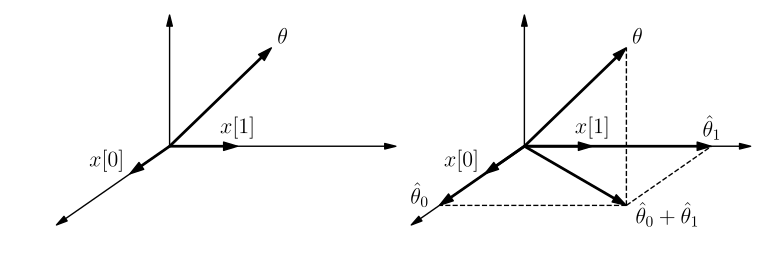

Write Python code to recreate this figure.
import matplotlib.pyplot as plt
import numpy as np
from matplotlib.patches import Polygon

from matplotlib import rc
from matplotlib import rcParams

__author__ = 'ernesto'

# if use latex or mathtext
rc('text', usetex=True)
rcParams['text.latex.preamble']=[r"\usepackage{amsmath}"]

# colors
lgray = "#dddddd"  # ligth gray

# range of x and y axis
xmin_ax = -1
xmax_ax = 2
ymin_ax = -0.75
ymax_ax = 1

# font size
fontsize = 16
# arrows head length and head width
hl = 10
hw = 6
hl_ax = 8
hw_ax = 4

fig = plt.figure(0, figsize=(9, 3), frameon=False)
# ax = fig.add_subplot(121)
ax = plt.subplot2grid((1, 8), (0, 0), rowspan=1, colspan=4)

plt.xlim(xmin_ax, xmax_ax)
plt.ylim(ymin_ax, ymax_ax)

# x axis
plt.annotate("", xytext=(0, 0), xycoords='data', xy=(xmax_ax, 0), textcoords='data',
             arrowprops=dict(width=0.01, headwidth=hw_ax, headlength=hl_ax, facecolor='black', shrink=0.002))
# z axis
plt.annotate("", xytext=(0, 0), xycoords='data', xy=(0, ymax_ax), textcoords='data',
             arrowprops=dict(width=0.01, headwidth=hw_ax, headlength=hl_ax, facecolor='black', shrink=0.002))
# y axis
y_e = -0.6
plt.annotate("", xytext=(0, 0), xycoords='data', xy=(xmin_ax, y_e), textcoords='data',
             arrowprops=dict(width=0.01, headwidth=hw_ax, headlength=hl_ax, facecolor='black', shrink=0.002))

s_x = 0.9
s_y = 0.75
# s vector
plt.annotate("", xytext=(0, 0), xycoords='data', xy=(s_x, s_y), textcoords='data',
             arrowprops=dict(width=1, headwidth=hw, headlength=hl, facecolor='black', shrink=0.002))

# x1 vector
x1_x = 0.6
x1_y = 0
plt.annotate("", xytext=(0, 0), xycoords='data', xy=(x1_x, x1_y), textcoords='data',
             arrowprops=dict(width=1, headwidth=hw, headlength=hl, facecolor='black', shrink=0.002))


# pendiente del eje y
m = y_e / xmin_ax

# x2 vector
x2_x = -0.35
x2_y = m * x2_x
plt.annotate("", xytext=(0, 0), xycoords='data', xy=(x2_x, x2_y), textcoords='data',
             arrowprops=dict(width=1, headwidth=hw, headlength=hl, facecolor='black', shrink=0.002))


# labels
plt.text(x1_x, x1_y+0.1, r'$x[1]$', fontsize=fontsize, ha='center', va='baseline')
plt.text(x2_x-0.05, x2_y+0.1, r'$x[0]$', fontsize=fontsize, ha='right', va='center')
plt.text(s_x+0.05, s_y, r'$\theta$', fontsize=fontsize, ha='left', va='bottom')
plt.axis('off')

#########################

fig = plt.figure(0, figsize=(9, 3), frameon=False)
ax = plt.subplot2grid((1, 8), (0, 4), rowspan=1, colspan=4)

plt.xlim(xmin_ax, xmax_ax)
plt.ylim(ymin_ax, ymax_ax)

# x axis
plt.annotate("", xytext=(0, 0), xycoords='data', xy=(xmax_ax, 0), textcoords='data',
             arrowprops=dict(width=0.01, headwidth=hw_ax, headlength=hl_ax, facecolor='black', shrink=0.002))
# z axis
plt.annotate("", xytext=(0, 0), xycoords='data', xy=(0, ymax_ax), textcoords='data',
             arrowprops=dict(width=0.01, headwidth=hw_ax, headlength=hl_ax, facecolor='black', shrink=0.002))
# y axis
y_e = -0.6
plt.annotate("", xytext=(0, 0), xycoords='data', xy=(xmin_ax, y_e), textcoords='data',
             arrowprops=dict(width=0.01, headwidth=hw_ax, headlength=hl_ax, facecolor='black', shrink=0.002))

s_x = 0.9
s_y = 0.75
# s vector
plt.annotate("", xytext=(0, 0), xycoords='data', xy=(s_x, s_y), textcoords='data',
             arrowprops=dict(width=1, headwidth=hw, headlength=hl, facecolor='black', shrink=0.002))

# x1 vector
x1_x = 0.6
x1_y = 0
plt.annotate("", xytext=(0, 0), xycoords='data', xy=(x1_x, x1_y), textcoords='data',
             arrowprops=dict(width=1, headwidth=hw, headlength=hl, facecolor='black', shrink=0.002))

# hat theta
hs_x = s_x
hs_y = -0.45
plt.annotate("", xytext=(0, 0), xycoords='data', xy=(hs_x, hs_y), textcoords='data',
             arrowprops=dict(width=1, headwidth=hw, headlength=hl, facecolor='black', shrink=0.002))

# proyecciones
x0 = hs_x
y0 = hs_y
y1 = 0
x1 = x0 - y0 / m
plt.plot([x0, x1], [y0, y1], 'k--', lw=1)
plt.plot([x0, x0-x1], [y0, y0], 'k--', lw=1)
plt.plot([hs_x, s_x], [hs_y, s_y], 'k--', lw=1)


# x2 vector
x2_x = -0.35
x2_y = m * x2_x
plt.annotate("", xytext=(0, 0), xycoords='data', xy=(x2_x, x2_y), textcoords='data',
             arrowprops=dict(width=1, headwidth=hw, headlength=hl, facecolor='black', shrink=0.002))

# proyecciones en los ejes
plt.annotate("", xytext=(0, 0), xycoords='data', xy=(x1, y1), textcoords='data',
             arrowprops=dict(width=1, headwidth=hw, headlength=hl, facecolor='black', shrink=0.002))
plt.annotate("", xytext=(0, 0), xycoords='data', xy=(x0-x1, y0), textcoords='data',
             arrowprops=dict(width=1, headwidth=hw, headlength=hl, facecolor='black', shrink=0.002))

# labels
plt.text(x1_x, x1_y+0.1, r'$x[1]$', fontsize=fontsize, ha='center', va='baseline')
plt.text(x1, y1+0.05, r'$\hat{\theta}_1$', fontsize=fontsize, ha='center', va='baseline')
plt.text(x2_x-0.05, x2_y+0.1, r'$x[0]$', fontsize=fontsize, ha='right', va='center')
plt.text(x0-x1-0.1, y0+0.05, r'$\hat{\theta}_0$', fontsize=fontsize, ha='right', va='center')
plt.text(s_x+0.05, s_y, r'$\theta$', fontsize=fontsize, ha='left', va='bottom')
plt.text(hs_x+0.08, hs_y-0.1, r'$\hat{\theta}_0+\hat{\theta}_1$', fontsize=fontsize, ha='left', va='center')

plt.axis('off')

# save as pdf image
plt.savefig('lmmse_geometrical_interpretation_orthogonal_samples.pdf', bbox_inches='tight')
plt.show()
